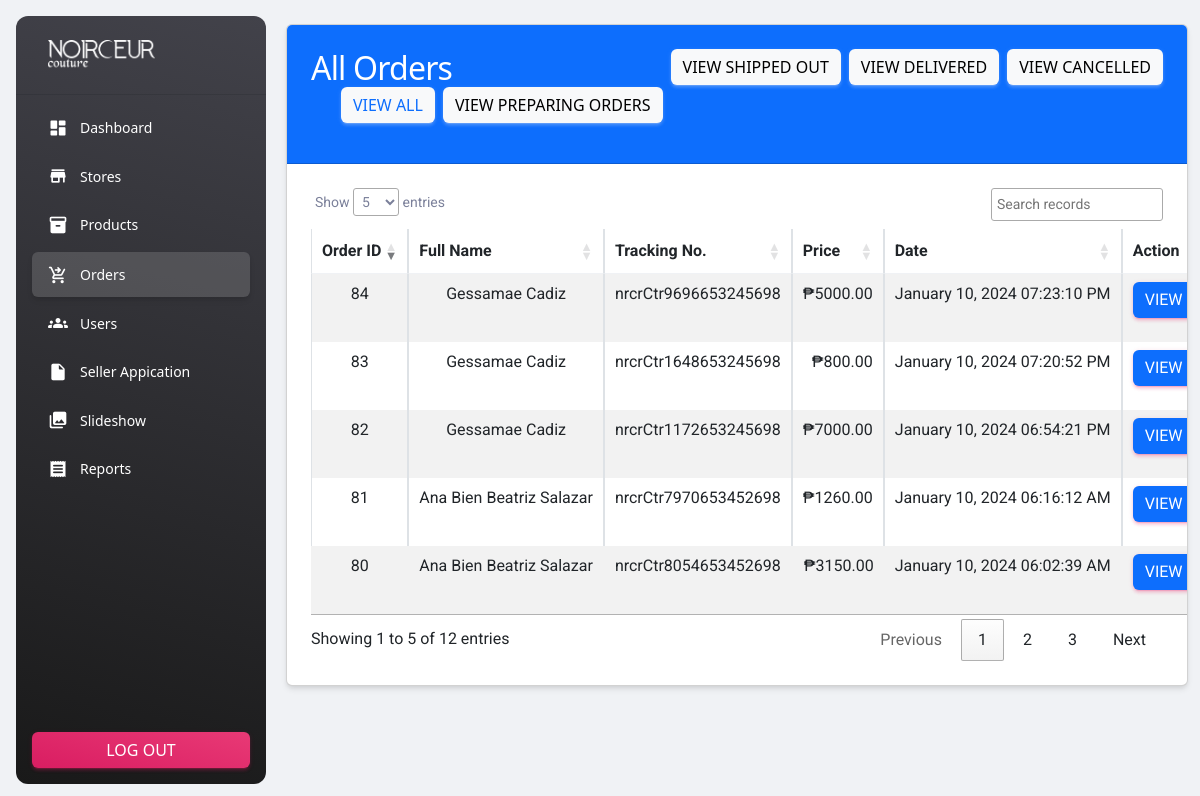
The app's page /admin/orders.php (signed in) with its own data.
### tables this page shows
CREATE TABLE `orders` (
  `orders_id` int(11) NOT NULL,
  `orders_tracking_no` varchar(255) NOT NULL,
  `orders_user_ID` int(11) NOT NULL,
  `orders_full_name` varchar(254) NOT NULL,
  `orders_email` varchar(254) NOT NULL,
  `orders_phone` varchar(11) NOT NULL,
  `orders_address` mediumtext NOT NULL,
  `orders_state` varchar(254) NOT NULL,
  `orders_city` varchar(254) NOT NULL,
  `orders_country` varchar(254) NOT NULL,
  `orders_postal_code` varchar(254) NOT NULL,
  `orders_total_price` decimal(10,2) NOT NULL,
  `orders_payment_mode` varchar(254) NOT NULL,
  `orders_payment_id` varchar(30) NOT NULL,
  `orders_status` tinyint(4) NOT NULL DEFAULT 0,
  `orders_comments` varchar(300) DEFAULT NULL,
  `orders_createdAt` timestamp NOT NULL DEFAULT current_timestamp()
);

### models/myFunctions.php (called while the page is built, shortened)
<?php
include('dbcon.php');
function getAllOrders()
{
    global $con;
    $query = "SELECT * FROM orders";
    $query_run = mysqli_query($con, $query);
    return $query_run;
}

### admin/orders.php (the view, shortened to what this page needs)
<?php include('partials/header.php');
?>
<link rel="stylesheet" href="https://cdn.datatables.net/1.13.4/css/jquery.dataTables.min.css">
<div class="container">
    <div class="row">
        <div class="col-md-12">
            <div class="card">
                <div class="card-header bg-primary">
                    <h2 class="text-white">All Orders
                        <a href="ordersCancelled.php" class="btn btn-light float-end ms-2">View Cancelled</a>
                        <a href="ordersDeliver.php" class="btn btn-light float-end ms-2">View Delivered</a>
                        <a href="ordersShipped.php" class="btn btn-light float-end ms-2">View Shipped Out</a>
                        <a href="ordersPreparing.php" class="btn btn-light float-end ms-2">View Preparing Orders</a>
                        <a href="orders.php" class="btn btn-light float-end ms-2"><span class="text-primary">View All</span></a>
                    </h2>
                </div>
                <div class="card-body table-responsive">
                    <table class="table table-bordered table-hover table-striped" id="ordTable">
                        <thead>
                            <tr class="text-center">
                                <th>Order ID</th>
                                <th>Full Name</th>
                                <th>Tracking No.</th>
                                <th>Price</th>
                                <th>Date</th>
                                <th>Action</th>
                            </tr>
                        </thead>
                        <tbody>
                            <?php
                            $orders = getAllOrders();
                            if (mysqli_num_rows($orders) > 0) {
                                foreach ($orders as $item) {
                            ?>
                                    <tr>
                                        <td class="text-center"> <?= $item['orders_id'] ?> </td>
                                        <td class="text-center"> <?= $item['orders_full_name'] ?> </td>
                                        <td class="text-center"> <?= $item['orders_tracking_no'] ?> </td>
                                        <td class="text-end">₱<?= $item['orders_total_price'] ?> </td>
                                        <td class="text-center"> <?= date('F d, Y h:i:s A', strtotime($item['orders_createdAt'])) ?> </td>
                                        <td class="text-center">
                                            <a href="viewOrderDetails.php?trck=<?= $item['orders_tracking_no'] ?>" class="btn btn-primary">View Details</a>
                                        </td>
                                    </tr>
                            <?php
                                }
                            }
                            ?>
                        </tbody>
                    </table>
                </div>
            </div>
        </div>
    </div>
</div>
<?php include('partials/footer.php'); ?>

### records on screen
orders: orders_id "80", orders_full_name "Ana Bien Beatriz Salazar", orders_tracking_no "nrcrCtr8054653452698", orders_total_price "3150.00", orders_createdAt "January 10, 2024 06:02:39 AM"
orders: orders_id "81", orders_full_name "Ana Bien Beatriz Salazar", orders_tracking_no "nrcrCtr7970653452698", orders_total_price "1260.00", orders_createdAt "January 10, 2024 06:16:12 AM"
orders: orders_id "82", orders_full_name "Gessamae Cadiz", orders_tracking_no "nrcrCtr1172653245698", orders_total_price "7000.00", orders_createdAt "January 10, 2024 06:54:21 PM"
orders: orders_id "83", orders_full_name "Gessamae Cadiz", orders_tracking_no "nrcrCtr1648653245698", orders_total_price "800.00", orders_createdAt "January 10, 2024 07:20:52 PM"
orders: orders_id "84", orders_full_name "Gessamae Cadiz", orders_tracking_no "nrcrCtr9696653245698", orders_total_price "5000.00", orders_createdAt "January 10, 2024 07:23:10 PM"
